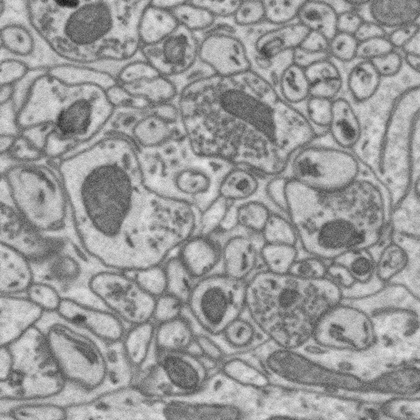
%> input picture algorithm/testImages/slice01.png, 420 x 420 px, shrunk from 700 x 700 before the run
$ octave --eval "result = ConstructEdgeFilt(imread('../testImages/slice01.png'));"   (GNU Octave 9; MATLAB toolbox functions it lacks are replaced by stand-ins)
%> lines starting %> are read from the running program, lines starting %| are printed output that depends on the picture; in (x1, y1, x2, y2) boxes, pixels count from 0 and x2, y2 are one past the last pixel; in counts of white or black regions, pixels touching at a corner belong together; the program's own positions count from 1
### algorithm/FilterStuff/padReflect.m
function [impad im] = padReflect(im,r)
% function [impad] = padReflect(im,r)
%
% Pad an image with a border of size r, and reflect the image into
% the border.
%
% David R. Martin <dmartin@eecs.berkeley.edu>
% March 2003

if r>size(im,1)
    zeropad = r - size(im,1);
    im = [im;zeros(zeropad,size(im,2))];
end
if r>size(im,2)
    zeropad = r - size(im,2);
    im = [im zeros(size(im,1),zeropad)];
end

impad = zeros(size(im)+2*r);
impad(r+1:end-r,r+1:end-r) = im; % middle
impad(1:r,r+1:end-r) = flipud(im(1:r,:)); % top
impad(end-r+1:end,r+1:end-r) = flipud(im(end-r+1:end,:)); % bottom
impad(r+1:end-r,1:r) = fliplr(im(:,1:r)); % left
impad(r+1:end-r,end-r+1:end) = fliplr(im(:,end-r+1:end)); % right
impad(1:r,1:r) = flipud(fliplr(im(1:r,1:r))); % top-left
impad(1:r,end-r+1:end) = flipud(fliplr(im(1:r,end-r+1:end))); % top-right
impad(end-r+1:end,1:r) = flipud(fliplr(im(end-r+1:end,1:r))); % bottom-left
impad(end-r+1:end,end-r+1:end) = flipud(fliplr(im(end-r+1:end,end-r+1:end))); % bottom-right

### algorithm/ConstructNeighborhoods.m
function fv = ConstructNeighborhoods (I, offset, flag)
%fv = ConstructNeighborhoods (I, offset, flag)
%
% FLAG indicates if the neighborhoods should be fully contained inside the
% image (FLAG=0), or the padded image can be considered (FLAG=1 or 2)
% FLAG=1 means that the extreme ends of the image are copied, and
% FLAG=2 means the image is simply padded with zeros

% derive settings
width = size(I,2);
height = size(I,1);
halfsize = ceil(max(abs(offset(:))));
fullsize = 2*halfsize + 1;
padsize = 2*halfsize;
offset_x = offset(1,:)';
offset_y = offset(2,:)';
dim = size(offset,2);

% construct padded image
Ipad = zeros(height + padsize, width + padsize);
Ipad(halfsize+1:halfsize+height,halfsize+1:halfsize+width) = I;
if (flag < 2)
	for k = 1:halfsize
		% copy first line to top padding area
	    Ipad(k,:) = Ipad(halfsize+1,:);
		% copy last line to bottom padding area
	    Ipad(height+padsize+1-k,:) = Ipad(halfsize+height,:);
	end;
	for k = 1:halfsize
		% similar to previous for loop, but for first and last columns
	    Ipad(:,k) = Ipad(:,halfsize+1);
	    Ipad(:,width+padsize+1-k) = Ipad(:,halfsize+width);
	end;
end

if (flag)
	npix = width * height;
    pos_x = ones(height,1)*(1:width);
    %pos_x = halfsize + bsxfun(@plus,reshape(pos_x,1,width*height),offset_x);
    pos_x = halfsize + (repmat(offset_x,1,npix) ...
			+ repmat(reshape(pos_x,1,npix),dim,1));
    pos_y = (1:height)'*ones(1,width);
    %pos_y = halfsize + bsxfun(@plus,reshape(pos_y,1,width*height),offset_y);
    pos_y = halfsize + (repmat(offset_y,1,npix) ...
			+ repmat(reshape(pos_y,1,npix),dim,1));
else
	npix = (width-padsize) * (height-padsize);
    pos_x = ones(height-padsize,1)*(halfsize+1:width-halfsize);
    %pos_x = halfsize + bsxfun(@plus,reshape(pos_x,1,(width-padsize)*(height-padsize)),offset_x);
    pos_x = halfsize + (repmat(offset_x,1,npix) ...
			+ repmat(reshape(pos_x,1,npix),dim,1));
    pos_y = (halfsize+1:height-halfsize)'*ones(1,width-padsize);
    %pos_y = halfsize + bsxfun(@plus,reshape(pos_y,1,(width-padsize)*(height-padsize)),offset_y);
    pos_y = halfsize + (repmat(offset_y,1,npix) ...
			+ repmat(reshape(pos_y,1,npix),dim,1));
end;
temp = height + padsize;
index = pos_y + (pos_x-1)*temp;
fv = Ipad(index);

### algorithm/FilterStuff/SquareNeighborhood.m
function offset = SquareNeighborhood (radius)

halfsize = ceil(radius);
fullsize = 2*halfsize + 1;
offset_x = ones(fullsize,1)*(-halfsize:halfsize);
offset_y = (-halfsize:halfsize)'*ones(1,fullsize);
offset_x = offset_x(:)';
offset_y = offset_y(:)';
offset = [offset_x; offset_y];

### algorithm/FilterStuff/ConstructEdgeFilt.m
function [feat NVI] = ConstructEdgeFilt(I)
w = im2double(I);
%parameters
Nx1=7;Sigmax1=1;Nx2=7;Sigmax2=1;Theta1=pi/2;
Ny1=7;Sigmay1=1;Ny2=7;Sigmay2=1;Theta2=0;

filterx=d2dgauss(Nx1,Sigmax1,Nx2,Sigmax2,Theta1);
Ix= conv2(w,filterx,'same');

filtery=d2dgauss(Ny1,Sigmay1,Ny2,Sigmay2,Theta2);
Iy=conv2(w,filtery,'same');

NVI=sqrt(Ix.*Ix+Iy.*Iy);


offset = SquareNeighborhood(3);
NVII = padReflect(NVI,3);
feat = ConstructNeighborhoods(NVII,offset,0);


% Code from here:http://www.bic.mni.mcgill.ca/~joubin/mtrr/MATLAB_CODES/
%%%%%%%%%%%%%%%%%%%%%%%%%%%%%%%%%%%%%

% Function "d2dgauss.m":
% This function returns a 2D edge detector (first order derivative
% of 2D Gaussian function) with size n1*n2; theta is the angle that
% the detector rotated counter clockwise; and sigma1 and sigma2 are the
% standard deviation of the gaussian functions.
function h = d2dgauss(n1,sigma1,n2,sigma2,theta)
r=[cos(theta) -sin(theta);
   sin(theta)  cos(theta)];
h = zeros(n2,n1);
for i = 1 : n2
    for j = 1 : n1
        u = r * [j-(n1+1)/2 i-(n2+1)/2]';
        h(i,j) = gauss(u(1),sigma1)*dgauss(u(2),sigma2);
    end
end
h = h / sqrt(sum(sum(abs(h).*abs(h))));

% Function "gauss.m":
function y = gauss(x,std)
y = exp(-x^2/(2*std^2)) / (std*sqrt(2*pi));

% Function "dgauss.m"(first order derivative of gauss function):
function y = dgauss(x,std)
y = -x * gauss(x,std) / std^2;


%> in ConstructEdgeFilt, `Ix= conv2(w,filterx,'same');`:
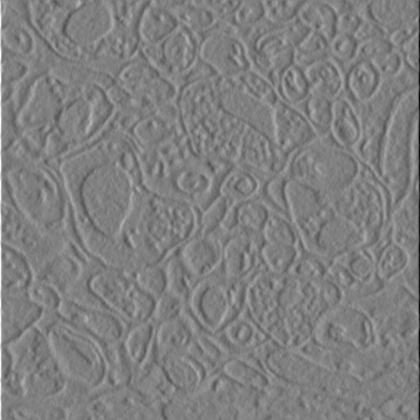
%> Ix: size 420x420 double; min -1.49, max 1.47, mean -4.39e-05; drawn with min black and max white
%> in ConstructEdgeFilt, `Iy=conv2(w,filtery,'same');`:
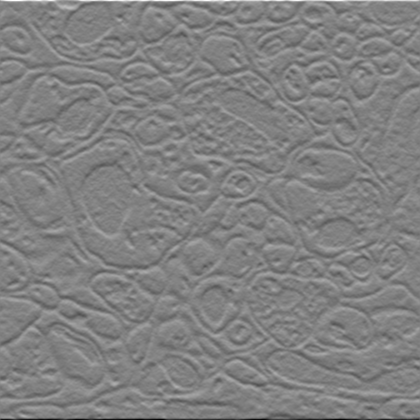
%> Iy: size 420x420 double; min -1.53, max 1.49, mean 0.000242; drawn with min black and max white
%> in ConstructEdgeFilt, `NVI=sqrt(Ix.*Ix+Iy.*Iy);`:
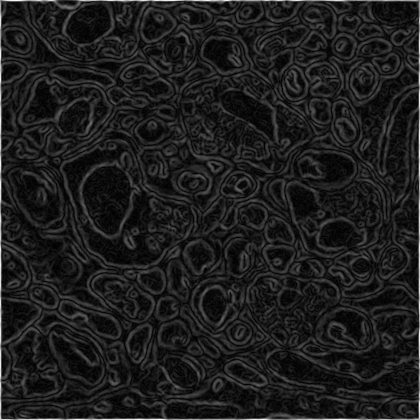
%> NVI: size 420x420 double; min 0.000373, max 1.53, mean 0.18; drawn with min black and max white
%> in padReflect, `impad(r+1:end-r,r+1:end-r) = im;`:
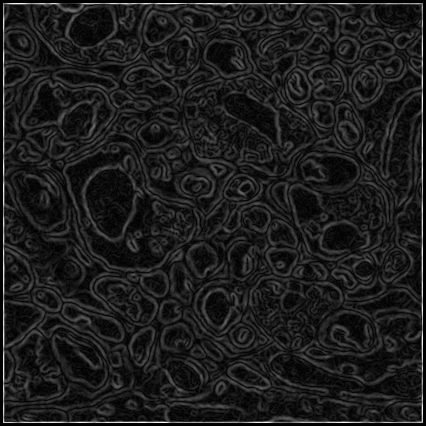
%> impad: size 426x426 double; min 0, max 1.53, mean 0.175; drawn with min black and max white
%> in padReflect, `impad(r+1:end-r,end-r+1:end) = fliplr(im(:,end-r+1:end));`:
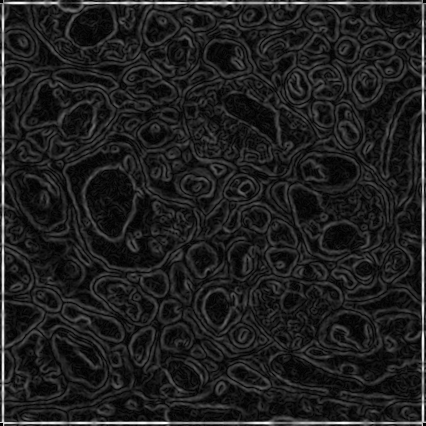
%> impad: size 426x426 double; min 0, max 1.53, mean 0.191; drawn with min black and max white
%> in padReflect, `impad(1:r,1:r) = flipud(fliplr(im(1:r,1:r)));`: impad: size 426x426 double; under 0.01% of pixels changed, all inside (x1, y1, x2, y2) = (0, 0, 3, 3)
%> in padReflect, `impad(1:r,end-r+1:end) = flipud(fliplr(im(1:r,end-r+1:end)));`: impad: size 426x426 double; min 0, max 1.53, mean 0.191; mean of the top-left, top-right, bottom-left and bottom-right quarters 0.193, 0.196, 0.188, 0.186
%> in padReflect, `impad(end-r+1:end,1:r) = flipud(fliplr(im(end-r+1:end,1:r)));`: impad: size 426x426 double; min 0, max 1.53, mean 0.191; mean of the top-left, top-right, bottom-left and bottom-right quarters 0.193, 0.196, 0.189, 0.186
%> in padReflect, `impad(end-r+1:end,end-r+1:end) = flipud(fliplr(im(end-r+1:end,end-r+1:..`: impad: size 426x426 double; min 0.000373, max 1.53, mean 0.191
%> after the loop in ConstructNeighborhoods, `for k = 1:halfsize`:
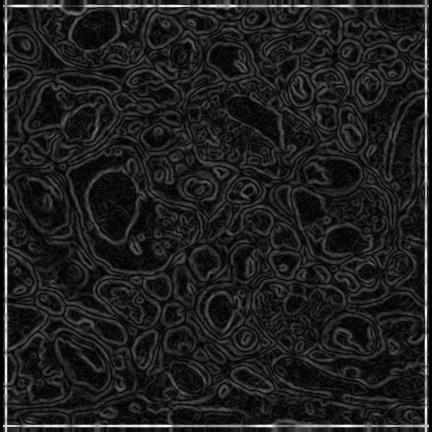
%> Ipad: size 432x432 double; min 0, max 1.53, mean 0.188; drawn with min black and max white
%> after the loop in ConstructNeighborhoods, `for k = 1:halfsize`:
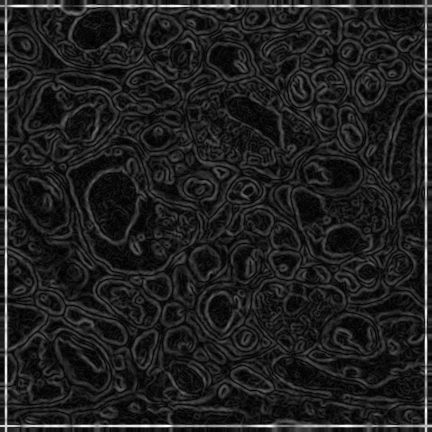
%> Ipad: size 432x432 double; 1.39% of pixels changed, all inside (x1, y1, x2, y2) = (0, 0, 432, 432); drawn with min black and max white
